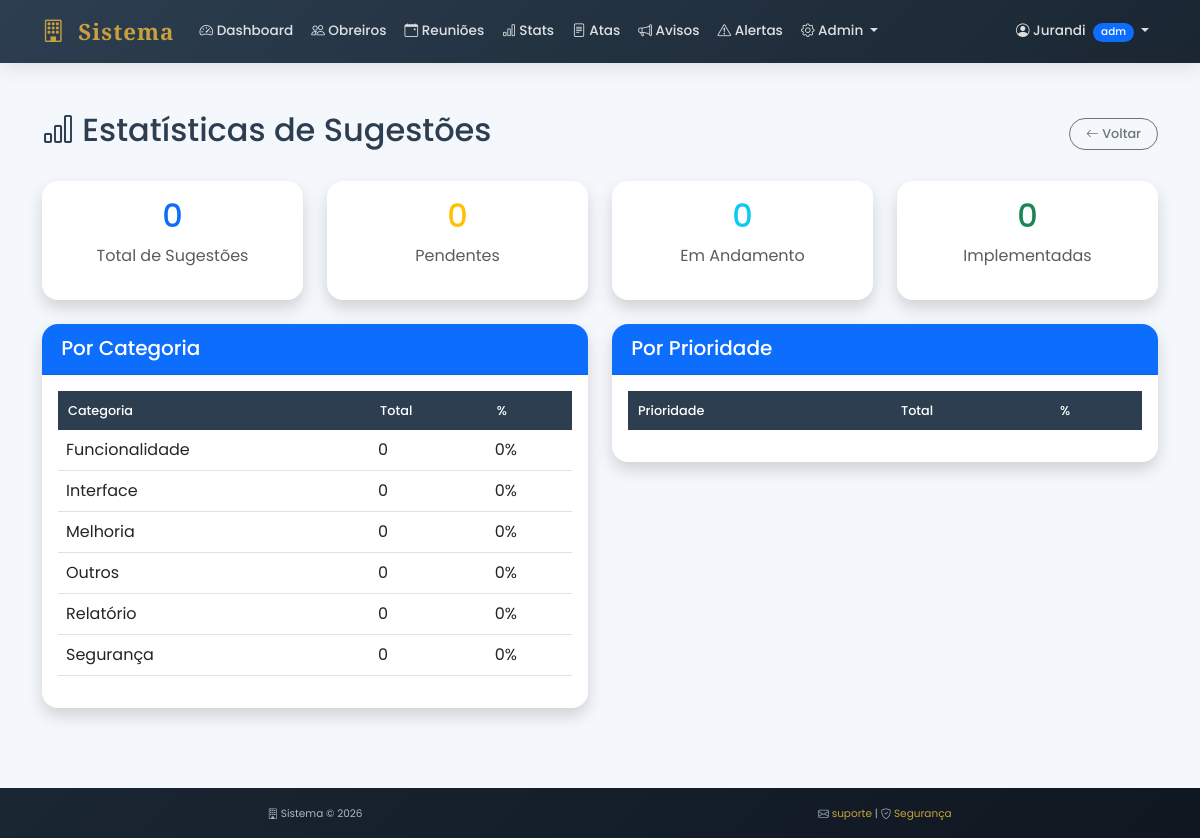
Screenshot of /sugestoes/estatisticas (signed in) with the database file from the repository.
### tables this page shows
CREATE TABLE categorias_sugestoes (
    id INTEGER PRIMARY KEY AUTOINCREMENT,
    nome TEXT NOT NULL UNIQUE,
    descricao TEXT,
    icone TEXT DEFAULT 'fa-lightbulb',
    cor TEXT DEFAULT '#ffc107',
    ativo INTEGER DEFAULT 1
);

### app.py (the view)
@app.route("/sugestoes/estatisticas")
@admin_required
def estatisticas_sugestoes():
    conn = get_db()
    cursor = conn.cursor()
    cursor.execute("SELECT COUNT(*) as total FROM sugestoes")
    total = cursor.fetchone()["total"]
    cursor.execute("SELECT COUNT(*) as total FROM sugestoes WHERE status = 'pendente'")
    pendentes = cursor.fetchone()["total"]
    cursor.execute("SELECT COUNT(*) as total FROM sugestoes WHERE status = 'em_andamento'")
    em_andamento = cursor.fetchone()["total"]
    cursor.execute("SELECT COUNT(*) as total FROM sugestoes WHERE status = 'implementada'")
    implementadas = cursor.fetchone()["total"]
    cursor.execute("SELECT COUNT(*) as total FROM sugestoes WHERE status = 'rejeitada'")
    rejeitadas = cursor.fetchone()["total"]
    cursor.execute("""
        SELECT c.nome, COUNT(s.id) as total
        FROM categorias_sugestoes c
        LEFT JOIN sugestoes s ON c.nome = s.categoria
        GROUP BY c.nome
        ORDER BY total DESC
    """)
    por_categoria = cursor.fetchall()
    cursor.execute("""
        SELECT prioridade, COUNT(*) as total
        FROM sugestoes
        GROUP BY prioridade
    """)
    por_prioridade = cursor.fetchall()
    conn.close()
    return render_template("sugestoes/estatisticas.html",
                          total=total,
                          pendentes=pendentes,
                          em_andamento=em_andamento,
                          implementadas=implementadas,
                          rejeitadas=rejeitadas,
                          por_categoria=por_categoria,
                          por_prioridade=por_prioridade)

### app.py (called while the page is built)
@app.context_processor
def inject_global():
    return {'datetime': datetime, 'now': datetime.now()}

def admin_required(f):
    @wraps(f)
    def decorated_function(*args, **kwargs):
        if "usuario" not in session or session.get("tipo") != "admin":
            flash("Acesso restrito a administradores", "danger")
            return redirect("/dashboard")
        return f(*args, **kwargs)
    return decorated_function

def get_db():
    conn = sqlite3.connect("banco.db")
    conn.row_factory = sqlite3.Row
    return conn

### templates/sugestoes/estatisticas.html (shortened to what this page needs)
{% extends "base.html" %}
{% block content %}
<div class="container-fluid py-4">
    <div class="container">
        <div class="d-flex justify-content-between align-items-center mb-4">
            <h2>
                <i class="bi bi-bar-chart"></i>
                Estatísticas de Sugestões
            </h2>
            <div>
                <a href="/sugestoes" class="btn btn-outline-secondary">
                    <i class="bi bi-arrow-left"></i> Voltar
                </a>
            </div>
        </div>
        <div class="row">
            <div class="col-md-3">
                <div class="card shadow text-center">
                    <div class="card-body">
                        <h2 class="text-primary">{{ total }}</h2>
                        <p class="text-muted">Total de Sugestões</p>
                    </div>
                </div>
            </div>
            <div class="col-md-3">
                <div class="card shadow text-center">
                    <div class="card-body">
                        <h2 class="text-warning">{{ pendentes }}</h2>
                        <p class="text-muted">Pendentes</p>
                    </div>
                </div>
            </div>
            <div class="col-md-3">
                <div class="card shadow text-center">
                    <div class="card-body">
                        <h2 class="text-info">{{ em_andamento }}</h2>
                        <p class="text-muted">Em Andamento</p>
                    </div>
                </div>
            </div>
            <div class="col-md-3">
                <div class="card shadow text-center">
                    <div class="card-body">
                        <h2 class="text-success">{{ implementadas }}</h2>
                        <p class="text-muted">Implementadas</p>
                    </div>
                </div>
            </div>
        </div>
        <div class="row mt-4">
            <div class="col-md-6">
                <div class="card shadow">
                    <div class="card-header bg-primary text-white">
                        <h5 class="mb-0">Por Categoria</h5>
                    </div>
                    <div class="card-body">
                        <table class="table">
                            <thead>
                                <tr><th>Categoria</th><th>Total</th><th>%</th> </thead>
                            <tbody>
                                {% for cat in por_categoria %}
                                <tr>
                                    <td>{{ cat.nome }}</td>
                                    <td>{{ cat.total }}</td>
                                    <td>{{ "%.1f"|format(cat.total / total * 100) if total > 0 else 0 }}%</td>
                                </tr>
                                {% endfor %}
                            </tbody>
                        </table>
                    </div>
                </div>
            </div>
            <div class="col-md-6">
                <div class="card shadow">
                    <div class="card-header bg-primary text-white">
                        <h5 class="mb-0">Por Prioridade</h5>
                    </div>
                    <div class="card-body">
                        <table class="table">
                            <thead>
                                <tr><th>Prioridade</th><th>Total</th><th>%</th> </thead>
                        </table>
                    </div>
                </div>
            </div>
        </div>
    </div>
</div>
{% endblock %}

### templates/base.html (style rules this page uses)
:root { --primary: #2c3e50; --secondary: #c9a03d; --dark: #1a2632; --light: #f8f9fa; --accent: #e67e22; }
body { font-family: 'Poppins', sans-serif; background-color: #f4f7fb; color: #2c3e50; }
.card { border: none; border-radius: 16px; box-shadow: 0 4px 15px rgba(0,0,0,0.05); transition: all 0.3s ease; overflow: hidden; }
.card-header { background-color: white; border-bottom: 2px solid rgba(0,0,0,0.05); padding: 0.8rem 1.2rem; font-weight: 600; }
.btn { border-radius: 50px; padding: 0.35rem 1rem; font-weight: 500; font-size: 0.8rem; transition: all 0.3s; }
.table thead th { background-color: var(--primary); color: white; font-weight: 500; border: none; padding: 10px; font-size: 0.8rem; }

### rows the page displays
categorias_sugestoes: nome "Funcionalidade", total "0"
categorias_sugestoes: nome "Interface", total "0"
categorias_sugestoes: nome "Melhoria", total "0"
categorias_sugestoes: nome "Outros", total "0"
categorias_sugestoes: nome "Relatório", total "0"
categorias_sugestoes: nome "Segurança", total "0"

### other values shown
{{ session.tipo[:3] }} "adm"
{{ total }} "0"
{{ pendentes }} "0"
{{ em_andamento }} "0"
{{ implementadas }} "0"
